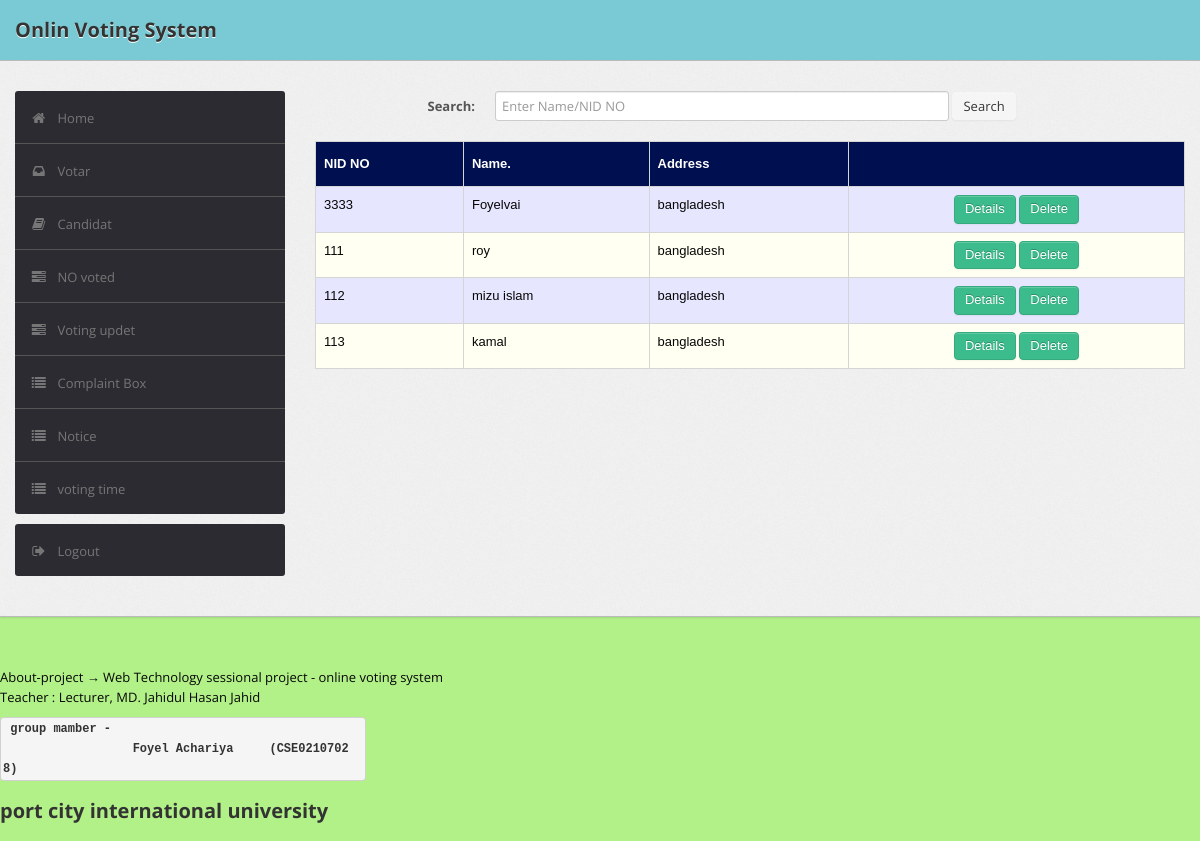
Page /admin/votar.php on the committed database.
### tables this page shows
CREATE TABLE `user` (
  `id` int(11) NOT NULL,
  `name` text NOT NULL,
  `mobile` bigint(10) NOT NULL,
  `password` int(11) NOT NULL,
  `address` varchar(255) NOT NULL,
  `photo` varchar(255) NOT NULL,
  `photo2` varchar(255) NOT NULL,
  `status` int(11) NOT NULL,
  `votes` int(11) NOT NULL,
  `role` int(11) NOT NULL
);

### admin/votar.php (the view, shortened to what this page needs)
<?php
$connect = mysqli_connect("localhost", "root", "", "online-vs");
?>
<!DOCTYPE html>
<html lang="en">
    <head>
        <link type="text/css" href="bootstrap/css/bootstrap.min.css" rel="stylesheet">
        <link type="text/css" href="bootstrap/css/bootstrap-responsive.min.css" rel="stylesheet">
        <link type="text/css" href="css/theme.css" rel="stylesheet">
        <link type="text/css" href="images/icons/css/font-awesome.css" rel="stylesheet">
    </head>
    <body>
        <div class="navbar navbar-fixed-top">
            <div class="navbar-inner">
                <div class="container">
                        <a class="brand" href="index.php">Onlin Voting System </a>
                </div>
            </div>
        </div>
        <div class="wrapper">
            <div class="container">
                <div class="row">
                    <div class="span3">
                        <div class="sidebar">
                        <ul class="widget widget-menu unstyled">
                                <li class="active"><a href="index.php"><i class="menu-icon icon-home"></i>Home
                                </a></li>
                                 <li><a href="votar.php"><i class="menu-icon icon-inbox"></i>Votar</a>
                                </li>
                                <li><a href="candidat.php"><i class="menu-icon icon-book"></i>Candidat </a></li>
                                <li><a href="novot.php"><i class="menu-icon icon-tasks"></i>NO voted </a></li>
                                <li><a href="candited.php"><i class="menu-icon icon-tasks"></i>Voting updet </a></li>
                                <li><a href="combox.php"><i class="menu-icon icon-list"></i>Complaint Box </a></li>
                                <li><a href="notice.php"><i class="menu-icon icon-list"></i>Notice </a></li>
                                <li><a href="timedate.php"><i class="menu-icon icon-list"></i>voting time </a></li>
                            </ul>
                            <ul class="widget widget-menu unstyled">
                                <li><a href="logout.php"><i class="menu-icon icon-signout"></i>Logout </a></li>
                            </ul>
                        </div>
                    </div>
                    <div class="span9">
                        <form class="form-horizontal row-fluid" action="votar.php" method="post">
                                        <div class="control-group">
                                            <label class="control-label" for="Search"><b>Search:</b></label>
                                            <div class="controls">
                                                <input type="text" id="title" name="title" placeholder="Enter Name/NID NO" class="span8" required>
                                                <button type="submit" name="submit"class="btn">Search</button>
                                            </div>
                                        </div>
                                    </form>
                                    <br>
                                    <?php
                                     $sql="select * from user where role ='1' and mobile <>'ADMIN'";
                                    $result= $connect->query($sql);
                                    $rowcount = mysqli_num_rows($result);
                                    if(!($rowcount))
                                        echo "<br><center><h2><b><i>No Results</i></b></h2></center>";
                                    else
                                    {
                                    ?>
                        <table class="table" id = "tables">
                                  <thead>
                                    <tr>
                                      <th>NID NO</th>
                                      <th>Name.</th>
                                      <th>Address</th>
                                      <th></th>
                                    </tr>
                                  </thead>
                                  <tbody>
                    <?php
                            while($row=$result->fetch_assoc())
                            {
                                $email=$row['mobile'];
                                $name=$row['name'];
                                $rollno=$row['address'];
                            ?>
                                    <tr>
                                      <td><?php echo $email ?></td>
                                      <td><?php echo  $name ?></td>
                                      <td><?php echo $rollno ?></td>
                                        <td>
                                        <center>
                                            <a href="voterdetails.php?id=<?php echo $email; ?>" class="btn btn-success">Details</a>
                                            <a href="edit_voterdetails.php?id=<?php echo $email; ?>" class="btn btn-success">Delete</a>
                                      </center>
                                        </td>
                                    </tr>
                            <?php }} ?>
                                  </tbody>
                                </table>
                            </div>
                </div>
            </div>
        </div>
        <div style=" margin-top: 50px ; " class="name" >
		     <p>About-project &rarr; Web Technology sessional project - online voting system </br> Teacher : Lecturer, MD. Jahidul Hasan Jahid </br>
              <pre style=" width: 30%;" > group mamber -
                  Foyel Achariya     (CSE02107028) </pre>
            </b> <h3 >port city international university </h3> </p>
		   </div>
      </body>
</html>

### admin/css/theme.css (style rules this page uses)
#tables { font-family: "Trebuchet MS", Arial, Helvetica, sans-serif; border-collapse: collapse; width: 100%; }
#tables td, #tables th { border: 1px solid #ddd; padding: 8px; }
#tables tr:nth-child(even) { background-color: #fffff2; }
#tables tr:nth-child(odd) { background-color: #e6e6ff; }
#tables th { padding-top: 12px; padding-bottom: 12px; text-align: left; background-color: #000F50; color: white; }
body { font-size: 13px; font-family: 'Open Sans', Arial, sans-serif; background: rgb(178, 241, 136); color: rgb(7, 7, 7) }
h1, h2, h3, h4, h5, h6 { color: #333; margin-top: 0 }
h3 { font-size: 20px }
strong, b { color: #555 }
pre, code { padding: 1px 2px; font-weight: bold; font-size: 12px }
.wrapper { background: url(../images/bg.png) #eee; border-bottom: 1px solid #bbb; -webkit-box-shadow: 0 1px 2px rgba(0,0,0,0.1); -moz-box-shadow: 0 1px 2px rgba(0,0,0,0.1); box-shadow: 0 1px 2px rgba(0,0,0,0.1); padding: 30px 0 }
form { margin: 0 }
select, textarea, input[type="text"], input[type="password"], input[type="datetime"], input[type="datetime-local"], input[type="date"], input[type="month"], input[type="time"], input[type="week"], input[type="number"], input[type="email"], input[type="url"], input[type="search"], input[type="tel"], input[type="color"], .uneditable-input, label, input, button, select, textarea { -webkit-border-radius: 3px; -moz-border-radius: 3px; border-radius: 3px; font-size: 13px; font-family: 'Open Sans', Tahoma, Arial, sans-serif }
body [class^="icon-"], body [class*=" icon-"] { font-size: 14px; line-height: 25px; height: 20px }
.form-horizontal .control-group, .form-vertical .control-group { margin-bottom: 0 }
.navbar { position: static!important; margin: 0!important }
.navbar .navbar-inner { background: rgb(121, 202, 212); border-bottom: 1px solid #bbb; -webkit-box-shadow: 0 1px 2px rgba(0,0,0,0.15); -moz-box-shadow: 0 1px 2px rgba(0,0,0,0.15); box-shadow: 0 1px 2px rgba(0,0,0,0.15) }
.navbar .brand { color: #333; font-weight: bold; font-size: 20px; margin-right: 20px; padding: 20px }
.btn, .btn-box { -webkit-border-radius: 3px; -moz-border-radius: 3px; border-radius: 3px }
.btn { font-size: 13px; font-weight: 600 }
.btn { display: inline-block; margin-bottom: 0; font-weight: 400; text-align: center; vertical-align: middle; cursor: pointer; background-image: none; border: 1px solid transparent; white-space: nowrap; padding: 4px 10px; font-size: 13px; line-height: 1.42857; border-radius: 4px; -webkit-user-select: none; -moz-user-select: none; -ms-user-select: none; user-select: none }
.btn-success { color: #fff; background-color: #3cbc8d; border-color: #36a97f }
.table { margin-bottom: 0 }
.table th, .table td { border-color: #d5d5d5!important }
.widget-menu { background: #fff; -webkit-border-radius: 3px; -moz-border-radius: 3px; border-radius: 3px; overflow: hidden }
.widget-menu a { color: #555; display: block; line-height: 20px; padding: 15px; text-decoration: none!important }
.widget-menu .menu-icon { margin-right: 10px; color: #767676; -webkit-transition: all .2s ease-in-out; -moz-transition: all .2s ease-in-out; transition: all .2s ease-in-out; }
.widget-menu>li+li { border-top: 1px solid #555 }
.widget-menu>li>a { background-color: #2d2b32; color: #767676; -webkit-transition: all .2s ease-in-out; -moz-transition: all .2s ease-in-out; transition: all .2s ease-in-out; }

### rows in the picture
user: mobile "3333", name "Foyelvai", address "bangladesh"
user: mobile "111", name "roy", address "bangladesh"
user: mobile "112", name "mizu islam", address "bangladesh"
user: mobile "113", name "kamal", address "bangladesh"
